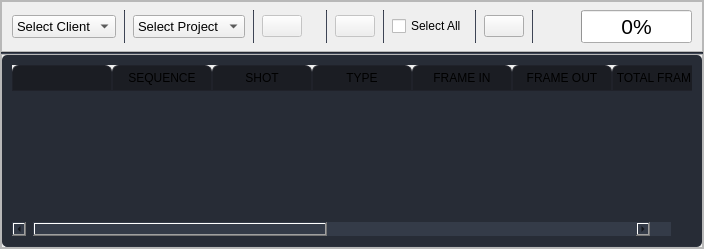
                  <widget class="QWidget" name="shot_upload_page">
                   <layout class="QGridLayout" name="gridLayout_43">
                    <property name="leftMargin">
                     <number>0</number>
                    </property>
                    <property name="topMargin">
                     <number>0</number>
                    </property>
                    <property name="rightMargin">
                     <number>0</number>
                    </property>
                    <property name="bottomMargin">
                     <number>0</number>
                    </property>
                    <property name="spacing">
                     <number>0</number>
                    </property>
                    <item row="0" column="0">
                     <widget class="QFrame" name="shot_upload_frame">
                      <property name="frameShape">
                       <enum>QFrame::StyledPanel</enum>
                      </property>
                      <property name="frameShadow">
                       <enum>QFrame::Raised</enum>
                      </property>
                      <layout class="QGridLayout" name="gridLayout_42">
                       <property name="leftMargin">
                        <number>0</number>
                       </property>
                       <property name="topMargin">
                        <number>0</number>
                       </property>
                       <property name="rightMargin">
                        <number>0</number>
                       </property>
                       <property name="bottomMargin">
                        <number>0</number>
                       </property>
                       <property name="spacing">
                        <number>0</number>
                       </property>
                       <item row="0" column="0">
                        <widget class="QFrame" name="shot_upload_top_frame">
                         <property name="frameShape">
                          <enum>QFrame::StyledPanel</enum>
                         </property>
                         <property name="frameShadow">
                          <enum>QFrame::Raised</enum>
                         </property>
                         <layout class="QHBoxLayout" name="horizontalLayout_3">
                          <property name="spacing">
                           <number>8</number>
                          </property>
                          <property name="leftMargin">
                           <number>10</number>
                          </property>
                          <property name="topMargin">
                           <number>8</number>
                          </property>
                          <property name="rightMargin">
                           <number>10</number>
                          </property>
                          <property name="bottomMargin">
                           <number>8</number>
                          </property>
                          <item>
                           <widget class="QComboBox" name="sh_up_Client">
                            <property name="font">
                             <font>
                              <pointsize>10</pointsize>
                             </font>
                            </property>
                            <property name="toolTip">
                             <string>Select Client</string>
                            </property>
                            <item>
                             <property name="text">
                              <string>Select Client</string>
                             </property>
                            </item>
                           </widget>
                          </item>
                          <item>
                           <widget class="Line" name="line_2">
                            <property name="maximumSize">
                             <size>
                              <width>1</width>
                              <height>16777215</height>
                             </size>
                            </property>
                            <property name="styleSheet">
                             <string notr="true">background-color: rgb(54, 60, 74);</string>
                            </property>
                            <property name="orientation">
                             <enum>Qt::Vertical</enum>
                            </property>
                           </widget>
                          </item>
                          <item>
                           <widget class="QComboBox" name="sh_up_Project">
                            <property name="font">
                             <font>
                              <pointsize>10</pointsize>
                             </font>
                            </property>
                            <property name="toolTip">
                             <string>Select Project</string>
                            </property>
                            <item>
                             <property name="text">
                              <string>Select Project</string>
                             </property>
                            </item>
                           </widget>
                          </item>
                          <item>
                           <widget class="Line" name="line_3">
                            <property name="maximumSize">
                             <size>
                              <width>1</width>
                              <height>16777215</height>
                             </size>
                            </property>
                            <property name="styleSheet">
                             <string notr="true">background-color: rgb(54, 60, 74);</string>
                            </property>
                            <property name="orientation">
                             <enum>Qt::Vertical</enum>
                            </property>
                           </widget>
                          </item>
                          <item>
                           <widget class="QPushButton" name="sh_file_btn">
                            <property name="enabled">
                             <bool>false</bool>
                            </property>
                            <property name="cursor">
                             <cursorShape>PointingHandCursor</cursorShape>
                            </property>
                            <property name="toolTip">
                             <string>Select CSV File</string>
                            </property>
                            <property name="text">
                             <string/>
                            </property>
                            <property name="icon">
                             <iconset resource="files.qrc">
                              <normaloff>:/16x16/icons/16x16/cil-paperclip.png</normaloff>:/16x16/icons/16x16/cil-paperclip.png</iconset>
                            </property>
                            <property name="iconSize">
                             <size>
                              <width>24</width>
                              <height>24</height>
                             </size>
                            </property>
                           </widget>
                          </item>
                          <item>
                           <widget class="QLabel" name="sh_selected_file_name">
                            <property name="font">
                             <font>
                              <pointsize>10</pointsize>
                             </font>
                            </property>
                            <property name="text">
                             <string/>
                            </property>
                           </widget>
                          </item>
                          <item>
                           <widget class="Line" name="line_4">
                            <property name="maximumSize">
                             <size>
                              <width>1</width>
                              <height>16777215</height>
                             </size>
                            </property>
                            <property name="styleSheet">
                             <string notr="true">background-color: rgb(54, 60, 74);</string>
                            </property>
                            <property name="orientation">
                             <enum>Qt::Vertical</enum>
                            </property>
                           </widget>
                          </item>
                          <item>
                           <widget class="QPushButton" name="sh_import_btn">
                            <property name="enabled">
                             <bool>false</bool>
                            </property>
                            <property name="cursor">
                             <cursorShape>PointingHandCursor</cursorShape>
                            </property>
                            <property name="toolTip">
                             <string>Import</string>
                            </property>
                            <property name="text">
                             <string/>
                            </property>
                            <property name="icon">
                             <iconset resource="files.qrc">
                              <normaloff>:/20x20/icons/20x20/cil-vertical-align-bottom.png</normaloff>:/20x20/icons/20x20/cil-vertical-align-bottom.png</iconset>
                            </property>
                           </widget>
                          </item>
                          <item>
                           <widget class="Line" name="line_5">
                            <property name="maximumSize">
                             <size>
                              <width>1</width>
                              <height>16777215</height>
                             </size>
                            </property>
                            <property name="styleSheet">
                             <string notr="true">background-color: rgb(54, 60, 74);</string>
                            </property>
                            <property name="orientation">
                             <enum>Qt::Vertical</enum>
                            </property>
                           </widget>
                          </item>
                          <item>
                           <widget class="QCheckBox" name="sel_all_shots_chkBox">
                            <property name="toolTip">
                             <string>Select All Shots</string>
                            </property>
                            <property name="text">
                             <string>Select All</string>
                            </property>
                           </widget>
                          </item>
                          <item>
                           <widget class="Line" name="line_6">
                            <property name="maximumSize">
                             <size>
                              <width>1</width>
                              <height>16777215</height>
                             </size>
                            </property>
                            <property name="styleSheet">
                             <string notr="true">background-color: rgb(54, 60, 74);</string>
                            </property>
                            <property name="orientation">
                             <enum>Qt::Vertical</enum>
                            </property>
                           </widget>
                          </item>
                          <item>
                           <widget class="QPushButton" name="sh_upload_btn">
                            <property name="cursor">
                             <cursorShape>PointingHandCursor</cursorShape>
                            </property>
                            <property name="toolTip">
                             <string>Upload Shots</string>
                            </property>
                            <property name="text">
                             <string/>
                            </property>
                            <property name="icon">
                             <iconset resource="files.qrc">
                              <normaloff>:/20x20/icons/20x20/cil-vertical-align-top.png</normaloff>:/20x20/icons/20x20/cil-vertical-align-top.png</iconset>
                            </property>
                           </widget>
                          </item>
                          <item>
                           <widget class="Line" name="line_8">
                            <property name="maximumSize">
                             <size>
                              <width>1</width>
                              <height>16777215</height>
                             </size>
                            </property>
                            <property name="styleSheet">
                             <string notr="true">background-color: rgb(54, 60, 74);</string>
                            </property>
                            <property name="orientation">
                             <enum>Qt::Vertical</enum>
                            </property>
                           </widget>
                          </item>
                          <item>
                           <spacer name="horizontalSpacer_6">
                            <property name="orientation">
                             <enum>Qt::Horizontal</enum>
                            </property>
                            <property name="sizeHint" stdset="0">
                             <size>
                              <width>40</width>
                              <height>20</height>
                             </size>
                            </property>
                           </spacer>
                          </item>
                          <item>
                           <widget class="QProgressBar" name="sh_import_progressBar">
                            <property name="enabled">
                             <bool>true</bool>
                            </property>
                            <property name="font">
                             <font>
                              <pointsize>16</pointsize>
                             </font>
                            </property>
                            <property name="value">
                             <number>0</number>
                            </property>
                            <property name="orientation">
                             <enum>Qt::Horizontal</enum>
                            </property>
                            <property name="textDirection">
                             <enum>QProgressBar::TopToBottom</enum>
                            </property>
                           </widget>
                          </item>
                         </layout>
                        </widget>
                       </item>
                       <item row="1" column="0">
                        <widget class="Line" name="divider">
                         <property name="maximumSize">
                          <size>
                           <width>16777215</width>
                           <height>2</height>
                          </size>
                         </property>
                         <property name="styleSheet">
                          <string notr="true">background-color: rgb(54, 60, 74);</string>
                         </property>
                         <property name="orientation">
                          <enum>Qt::Horizontal</enum>
                         </property>
                        </widget>
                       </item>
                       <item row="2" column="0">
                        <widget class="QFrame" name="shot_upload_table_frame">
                         <property name="styleSheet">
                          <string notr="true"/>
                         </property>
                         <property name="frameShape">
                          <enum>QFrame::StyledPanel</enum>
                         </property>
                         <property name="frameShadow">
                          <enum>QFrame::Raised</enum>
                         </property>
                         <layout class="QGridLayout" name="gridLayout_41">
                          <property name="leftMargin">
                           <number>0</number>
                          </property>
                          <property name="topMargin">
                           <number>0</number>
                          </property>
                          <property name="rightMargin">
                           <number>0</number>
                          </property>
                          <property name="bottomMargin">
                           <number>0</number>
                          </property>
                          <property name="spacing">
                           <number>0</number>
                          </property>
                          <item row="0" column="0">
                           <widget class="QTableWidget" name="shot_import_table">
                            <property name="styleSheet">
                             <string notr="true">QTableWidget {	
	background-color: rgb(39, 44, 54);
	padding: 10px;
	border-radius: 5px;
	gridline-color: rgb(44, 49, 60);
	border-bottom: 1px solid rgb(44, 49, 60);
}
QTableWidget::item{
	border-top: 1px solid red;
	border-color: rgb(44, 49, 60);
	padding-left: 5px;
	padding-right: 5px;
	gridline-color: rgb(44, 49, 60);
}
QTableWidget::item:selected{
	background-color: rgb(85, 170, 255);
}
QScrollBar:horizontal {
    border: none;
    background: rgb(52, 59, 72);
    height: 14px;
    margin: 0px 21px 0 21px;
	border-radius: 0px;
}
 QScrollBar:vertical {
	border: none;
    background: rgb(52, 59, 72);
    width: 14px;
    margin: 21px 0 21px 0;
	border-radius: 0px;
 }
QHeaderView::section{
	Background-color: rgb(39, 44, 54);
	max-width: 30px;
	border: 1px solid rgb(44, 49, 60);
	border-style: none;
    border-bottom: 1px solid rgb(44, 49, 60);
    border-right: 1px solid rgb(44, 49, 60);
}
QTableWidget::horizontalHeader {	
	background-color: rgb(81, 255, 0);
}
QHeaderView::section:horizontal
{
    border: 1px solid rgb(32, 34, 42);
	background-color: rgb(27, 29, 35);
	padding: 3px;
	border-top-left-radius: 7px;
    border-top-right-radius: 7px;
}
QHeaderView::section:vertical
{
    border: 1px solid rgb(44, 49, 60);
}
</string>
                            </property>
                            <property name="frameShape">
                             <enum>QFrame::NoFrame</enum>
                            </property>
                            <property name="frameShadow">
                             <enum>QFrame::Raised</enum>
                            </property>
                            <property name="editTriggers">
                             <set>QAbstractItemView::NoEditTriggers</set>
                            </property>
                            <property name="selectionBehavior">
                             <enum>QAbstractItemView::SelectRows</enum>
                            </property>
                            <property name="showGrid">
                             <bool>false</bool>
                            </property>
                            <property name="sortingEnabled">
                             <bool>true</bool>
                            </property>
                            <attribute name="verticalHeaderVisible">
                             <bool>false</bool>
                            </attribute>
                            <column>
                             <property name="text">
                              <string/>
                             </property>
                            </column>
                            <column>
                             <property name="text">
                              <string>SEQUENCE</string>
                             </property>
                            </column>
                            <column>
                             <property name="text">
                              <string>SHOT</string>
                             </property>
                            </column>
                            <column>
                             <property name="text">
                              <string>TYPE</string>
                             </property>
                            </column>
                            <column>
                             <property name="text">
                              <string>FRAME IN</string>
                             </property>
                            </column>
                            <column>
                             <property name="text">
                              <string>FRAME OUT</string>
                             </property>
                            </column>
                            <column>
                             <property name="text">
                              <string>TOTAL FRAMES</string>
                             </property>
                            </column>
                            <column>
                             <property name="text">
                              <string>ETA</string>
                             </property>
                            </column>
                            <column>
                             <property name="text">
                              <string>BID DAYS</string>
                             </property>
                            </column>
                            <column>
                             <property name="text">
                              <string>PACKAGE ID</string>
                             </property>
                            </column>
                            <column>
                             <property name="text">
                              <string>ESTIMATE ID</string>
                             </property>
                            </column>
                            <column>
                             <property name="text">
                              <string>ESTIMATE DATE</string>
                             </property>
                            </column>
                            <column>
                             <property name="text">
                              <string>RESULT</string>
                             </property>
                            </column>
                           </widget>
                          </item>
                         </layout>
                        </widget>
                       </item>
                      </layout>
                     </widget>
                    </item>
                   </layout>
                  </widget>
